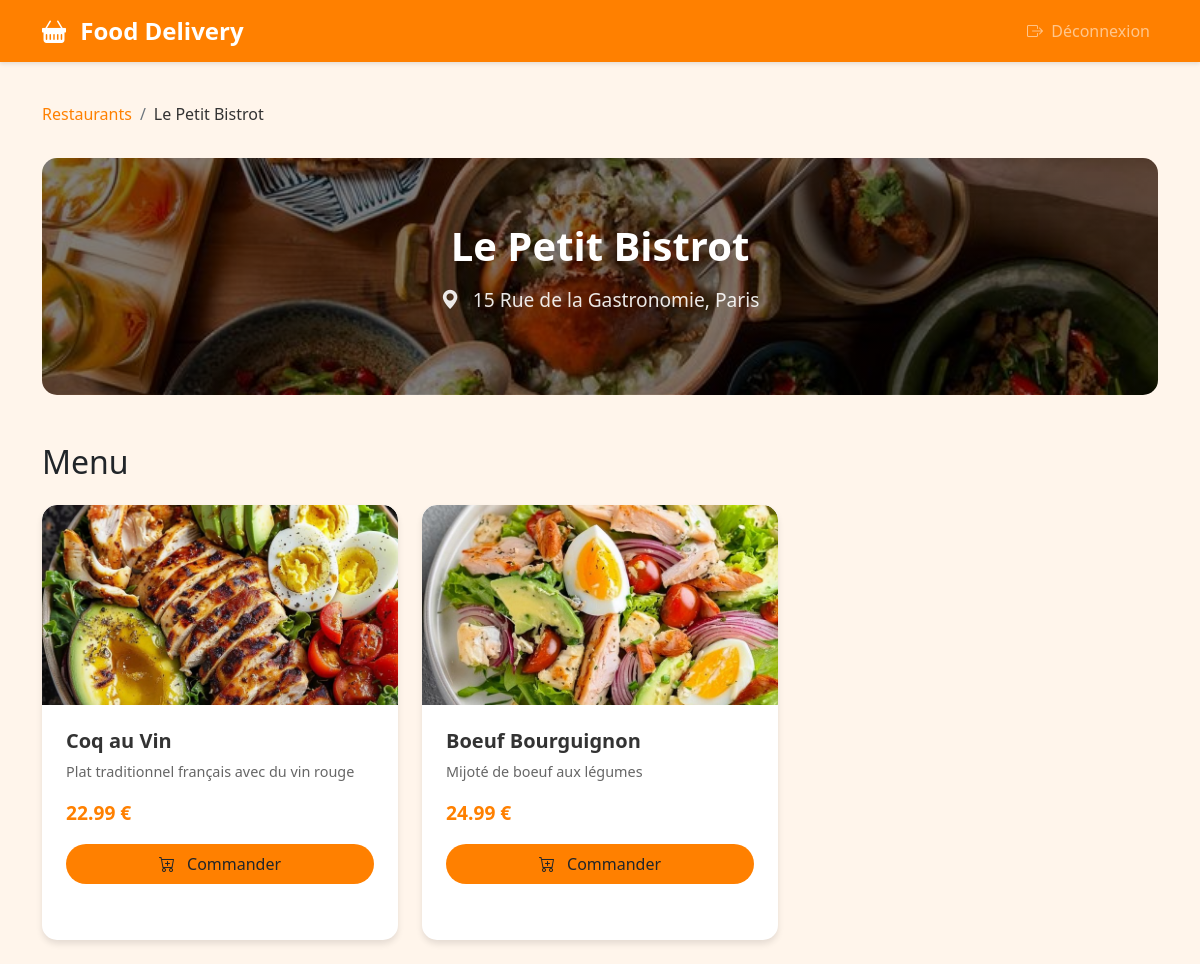
/restaurant_detail.php?id=1 (signed in), run on the app's committed database.
### tables this page shows
CREATE TABLE IF NOT EXISTS restaurants (
    id INT PRIMARY KEY AUTO_INCREMENT,
    name VARCHAR(100) NOT NULL,
    address VARCHAR(255) NOT NULL,
    description TEXT,
    image VARCHAR(255) DEFAULT 'default.jpg',
    latitude DECIMAL(10, 8) NOT NULL,
    longitude DECIMAL(11, 8) NOT NULL,
    created_at TIMESTAMP DEFAULT CURRENT_TIMESTAMP
);

CREATE TABLE IF NOT EXISTS products (
    id INT PRIMARY KEY AUTO_INCREMENT,
    restaurant_id INT,
    name VARCHAR(100) NOT NULL,
    description TEXT,
    price DECIMAL(10, 2) NOT NULL,
    image VARCHAR(255) DEFAULT 'default.jpg',
    created_at TIMESTAMP DEFAULT CURRENT_TIMESTAMP,
    FOREIGN KEY (restaurant_id) REFERENCES restaurants(id)
);

### restaurant_detail.php (the view, shortened to what this page needs)
<?php
require_once 'config/database.php';
$restaurant_id = isset($_GET['id']) ? (int)$_GET['id'] : 0;
$stmt = $conn->prepare("SELECT * FROM restaurants WHERE id = ?");
$stmt->execute([$restaurant_id]);
$restaurant = $stmt->fetch(PDO::FETCH_ASSOC);
$stmt = $conn->prepare("SELECT * FROM products WHERE restaurant_id = ?");
$stmt->execute([$restaurant_id]);
$products = $stmt->fetchAll(PDO::FETCH_ASSOC);
?>
<!DOCTYPE html>
<html lang="fr">
<head>
    <link href="https://cdn.jsdelivr.net/npm/bootstrap@5.1.3/dist/css/bootstrap.min.css" rel="stylesheet">
    <link rel="stylesheet" href="https://cdn.jsdelivr.net/npm/bootstrap-icons@1.8.1/font/bootstrap-icons.css">
</head>
<body>
    <nav class="navbar navbar-expand-lg navbar-dark">
        <div class="container">
            <a class="navbar-brand" href="restaurants.php">
                <i class="bi bi-basket-fill me-2"></i>
                Food Delivery
            </a>
            <div class="collapse navbar-collapse" id="navbarNav">
                <ul class="navbar-nav ms-auto">
                    <li class="nav-item">
                        <a class="nav-link" href="logout.php">
                            <i class="bi bi-box-arrow-right me-1"></i>
                            Déconnexion
                        </a>
                    </li>
                </ul>
            </div>
        </div>
    </nav>
    <div class="container py-4">
        <nav aria-label="breadcrumb">
            <ol class="breadcrumb">
                <li class="breadcrumb-item"><a href="restaurants.php">Restaurants</a></li>
                <li class="breadcrumb-item active"><?php echo htmlspecialchars($restaurant['name']); ?></li>
            </ol>
        </nav>
        <div class="restaurant-header text-center">
            <h1 class="restaurant-title"><?php echo htmlspecialchars($restaurant['name']); ?></h1>
            <p class="restaurant-address">
                <i class="bi bi-geo-alt-fill me-2"></i>
                <?php echo htmlspecialchars($restaurant['address']); ?>
            </p>
        </div>
        <h2 class="mb-4">Menu</h2>
        <div class="row g-4">
            <?php foreach ($products as $product): ?>
                <div class="col-md-6 col-lg-4">
                    <div class="card product-card h-100">
                        <?php
                        $image_path = "img/products/" . $product['image'];
                        if (file_exists($image_path)):
                        ?>
                            <img src="<?php echo $image_path; ?>"
                                 class="product-image"
                                 alt="<?php echo htmlspecialchars($product['name']); ?>"
                                 onerror="this.onerror=null; this.src='img/products/default.jpg';">
                        <?php endif; ?>
                        <div class="product-body">
                            <h5 class="product-title"><?php echo htmlspecialchars($product['name']); ?></h5>
                            <p class="product-description">
                                <?php echo htmlspecialchars($product['description']); ?>
                            </p>
                            <p class="product-price">
                                <?php echo number_format($product['price'], 2); ?> €
                            </p>
                            <form method="POST" action="">
                                <button type="submit" class="btn btn-order">
                                    <i class="bi bi-cart-plus me-2"></i>
                                    Commander
                                </button>
                            </form>
                        </div>
                    </div>
                </div>
            <?php endforeach; ?>
        </div>
    </div>
</body>
</html>

### data on the page
restaurants: name "Le Petit Bistrot", address "15 Rue de la Gastronomie, Paris"
products: image (picture), name "Coq au Vin", description "Plat traditionnel français avec du vin rouge", price "22.99"
products: image (picture), name "Boeuf Bourguignon", description "Mijoté de boeuf aux légumes", price "24.99"
